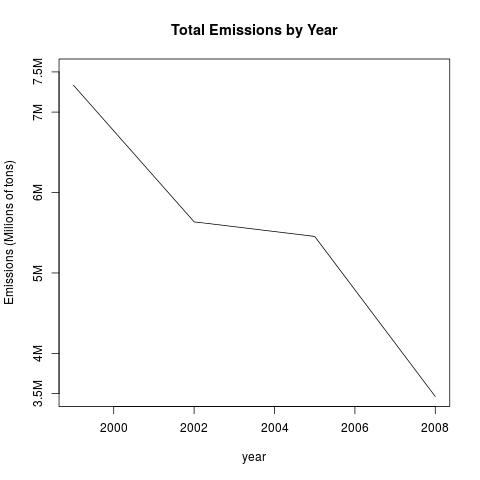

The script that saved this image:
# Have total emissions from PM2.5 decreased in the United States from 1999 to
# 2008? Using the base plotting system, make a plot showing the total PM2.5
# emission from all sources for each of the years 1999, 2002, 2005, and 2008.

source("prepareData.R")
totalEmissionForAllSources <- NEI[,list(Emission = sum(Emissions)), by = year]
ticks <- c(3500000, 4000000, 5000000, 6000000, 7000000, 7500000)
png(filename="plot1.png")
with(totalEmissionForAllSources, {
     plot(year, Emission, type='n', main = "Total Emissions by Year",
          yaxt="n", ylim = range(ticks), ylab = "Emissions (Milions of tons)")
     axis(2, at = ticks, labels=c('3.5M', '4M', '5M','6M','7M', '7.5M'))
     lines(year, Emission)
  }
)
dev.off()
